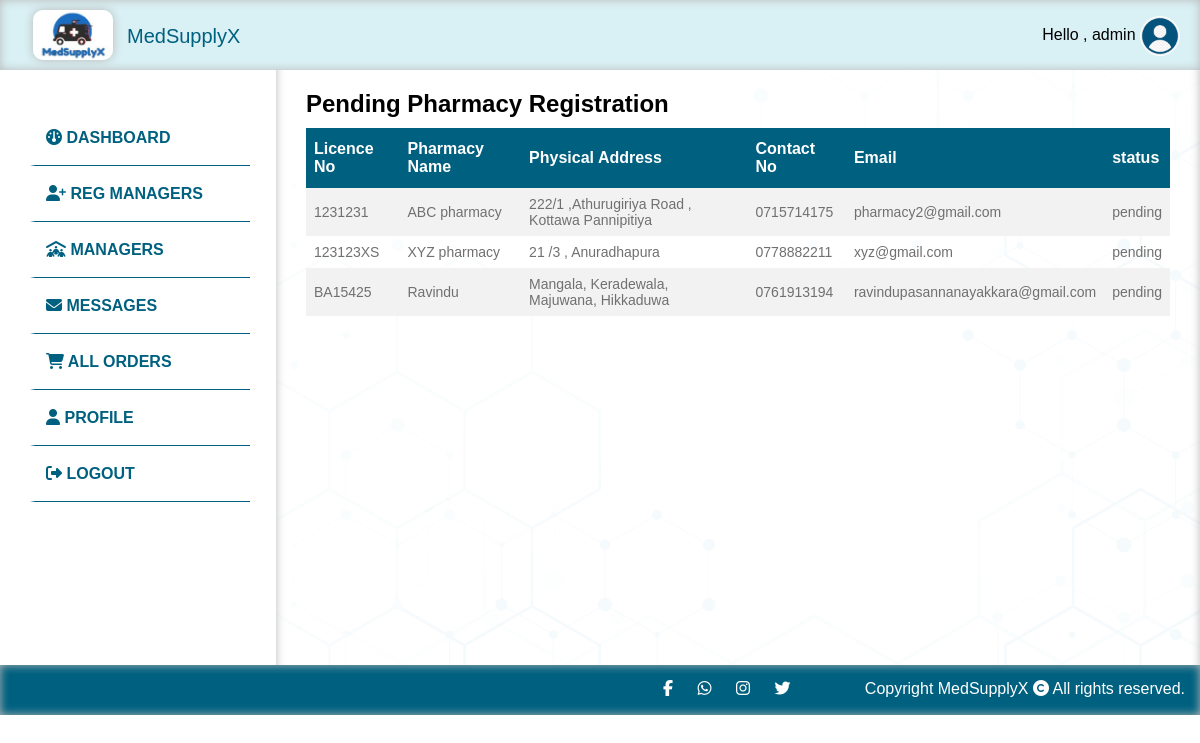
Page /admins/pendingPharmacy (signed in) on the committed database.
### tables this page shows
CREATE TABLE `pharmacyregistration` (
  `id` int(11) NOT NULL,
  `name` varchar(100) NOT NULL,
  `address` varchar(100) NOT NULL,
  `phone` varchar(20) NOT NULL,
  `licenceno` varchar(100) NOT NULL,
  `email` varchar(100) NOT NULL,
  `password` varchar(100) NOT NULL,
  `licence` varchar(200) NOT NULL,
  `status` varchar(255) NOT NULL DEFAULT 'pending',
  `user_id` int(11) NOT NULL,
  `reason` varchar(255) NOT NULL
);

### app/controllers/Admins.php (called while the page is built, shortened)
<?php
class Admins extends Controller
{
    public $adminModel;
    public function __construct()
    {
        $this->adminModel = $this->model('Admin');
    }
    public function pendingPharmacy()
    {
        $pendingPharmacy = $this->adminModel->pendingPharmacy();
        $data = [
            'pendingPharmacy' => $pendingPharmacy
        ];
        $this->view('admin/dashboard/pendingPharmacy', $data);
    }
}

### app/libraries/Core.php (called while the page is built, shortened)
<?php
    class Core {
        protected $currentMethod = 'index';
        public function __construct() {
            $url = $this->getUrl();
            if(isset($url[0])){
            if(file_exists('../app/controllers/' . ucwords($url[0]) . '.php')) {
                unset($url[0]);
            }
        }
            $this->currentController = new $this->currentController;
            if(isset($url[1])) {
                if(method_exists($this->currentController, $url[1])) {
                    $this->currentMethod = $url[1];
                    unset($url[1]);
                }
            }
            $this->params = $url ? array_values($url) : [];
            call_user_func_array([$this->currentController, $this->currentMethod], $this->params);
      }
       public function getUrl() {
           if(isset($_GET['url'])) {
               $url = rtrim($_GET['url'], '/');
               $url = filter_var($url, FILTER_SANITIZE_URL);
               $url = explode('/', $url);
               return $url;
           }
       }
    }
    ?>

### public/index.php (called while the page is built, shortened)
<?php
    $init = new Core;
?>

### app/libraries/Database.php (called while the page is built, shortened)
<?php
class Database {
    private $host = DB_HOST;
    private $user = DB_USER;
    private $pass = DB_PASS;
    private $dbname= DB_NAME;
    private $dbh;
    private $stmt;
    public function __construct(){
        $dsn = 'mysql:host=' . $this->host . ';dbname=' . $this->dbname;
        $options = array(
            PDO::ATTR_PERSISTENT => true,
            PDO::ATTR_ERRMODE => PDO::ERRMODE_EXCEPTION
        );
        try{
            $this->dbh = new PDO($dsn, $this->user, $this->pass, $options);
        } catch(PDOException $e){
            $this->error = $e->getMessage();
            echo $this->error;
        }
    }
    public function query($sql){
        $this->stmt = $this->dbh->prepare($sql);
    }
    public function execute(){
        return $this->stmt->execute();
    }
    public function resultSet(){
        $this->execute();
        return $this->stmt->fetchAll(PDO::FETCH_OBJ);
    }
}

### app/models/Admin.php (called while the page is built, shortened)
<?php
class Admin
{
    private $db;
    public function __construct()
    {
        $this->db = new Database;
    }
    public function pendingPharmacy()
    {
        $this->db->query("SELECT * FROM pharmacyregistration WHERE status = 'pending'");
        $results = $this->db->resultSet();
        return $results;
    }
}

### app/views/admin/dashboard/pendingPharmacy.php (the view, shortened to what this page needs)
<!DOCTYPE html>
<html lang="en">
<head>
    <link rel="stylesheet" href="<?php echo URLROOT ?>/public/css/style.css">
</head>
<body>
    <?php require APPROOT . '/views/inc/header.php'; ?>
    <?php require APPROOT . '/views/inc/admin_sidebar.php'; ?>
    <div class="content">
        <div class="smallspace"></div>
        <div class="anim">
            <h2> Pending Pharmacy Registration </h2>
        </div>
        <div class="anim">
            <table class="customers">
                <tr>
                    <th> Licence No </th>
                    <th> Pharmacy Name </th>
                    <th> Physical Address </th>
                    <th> Contact No </th>
                    <th> Email </th>
                    <th> status </th>
                </tr>
                <?php foreach ($data['pendingPharmacy'] as $pendingPharmacy) : ?>
                    <tr>
                        <td> <?php echo $pendingPharmacy->licenceno; ?> </td>
                        <td> <?php echo $pendingPharmacy->name; ?> </td>
                        <td> <?php echo $pendingPharmacy->address; ?> </td>
                        <td> <?php echo $pendingPharmacy->phone; ?> </td>
                        <td> <?php echo $pendingPharmacy->email; ?> </td>
                        <td> <?php echo $pendingPharmacy->status; ?></td>
                    </tr>
                <?php endforeach; ?>
            </table>
        </div>
    </div>
    </div>
    <?php require APPROOT . '/views/inc/footer.php'; ?>
</body>
</html>

### public/css/style.css (style rules this page uses)
* { box-sizing: border-box; margin: 0; }
body { font-family:Arial, Helvetica, sans-serif; min-height: 100vh; }
.content { background: rgb(255,255,255); background: linear-gradient(90deg, rgba(255,255,255,1) 0%, rgb(235, 252, 255) 100%); padding: 30px; flex: 1; margin-top: 50px; background-repeat: no-repeat; background-size: cover; box-shadow: 0px 10px 10px rgb(185, 185, 185) inset; background-image: url(../img/background.png); }
.anim { animation: 2s anim-lineUp ease-out; }
.customers { font-family: Arial, Helvetica, sans-serif; border-collapse: collapse; width: 100%; margin-top: 10px; }
.customers td, .customers th { border: 0px solid #ddd; padding: 8px; color:#707070; }
.customers td { font-size: 14px; }
.customers tr:nth-child(even) { background-color: #f2f2f2; }
.customers th { padding-top: 12px; padding-bottom: 12px; text-align: left; background-color: #00607F; color: white; }
.smallspace { height:10px; }

### rows in the picture
pharmacyregistration: licenceno "1231231", name "ABC pharmacy", address "222/1 ,Athurugiriya Road , Kottawa Pannipitiya", phone "0715714175", email "pharmacy2@gmail.com", status "pending"
pharmacyregistration: licenceno "123123XS", name "XYZ pharmacy", address "21 /3 , Anuradhapura", phone "0778882211", email "xyz@gmail.com", status "pending"
pharmacyregistration: licenceno "BA15425", name "Ravindu", address "Mangala, Keradewala, Majuwana, Hikkaduwa", phone "0761913194", email "ravindupasannanayakkara@gmail.com", status "pending"

### other values in the picture
$_SESSION['USER_DATA']['name'] "admin"
